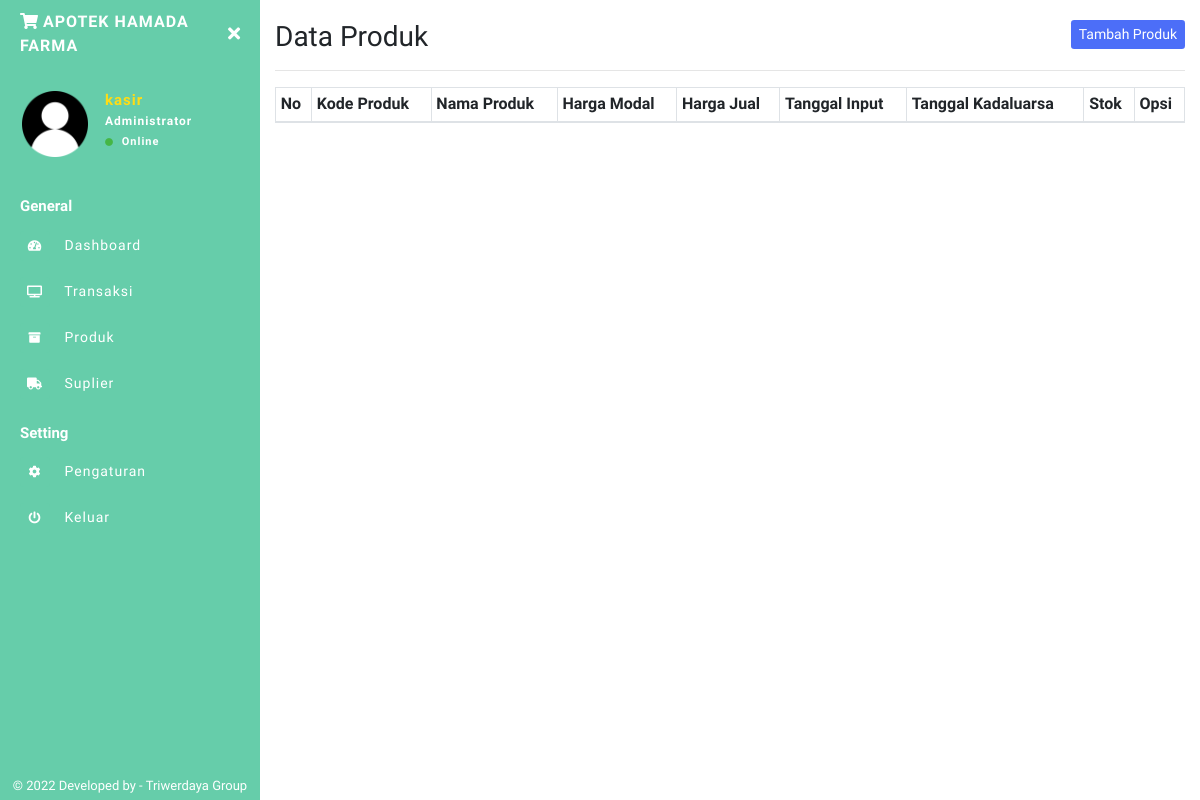
Page /apotek/admin/produk.php (signed in) on the earlier database version.
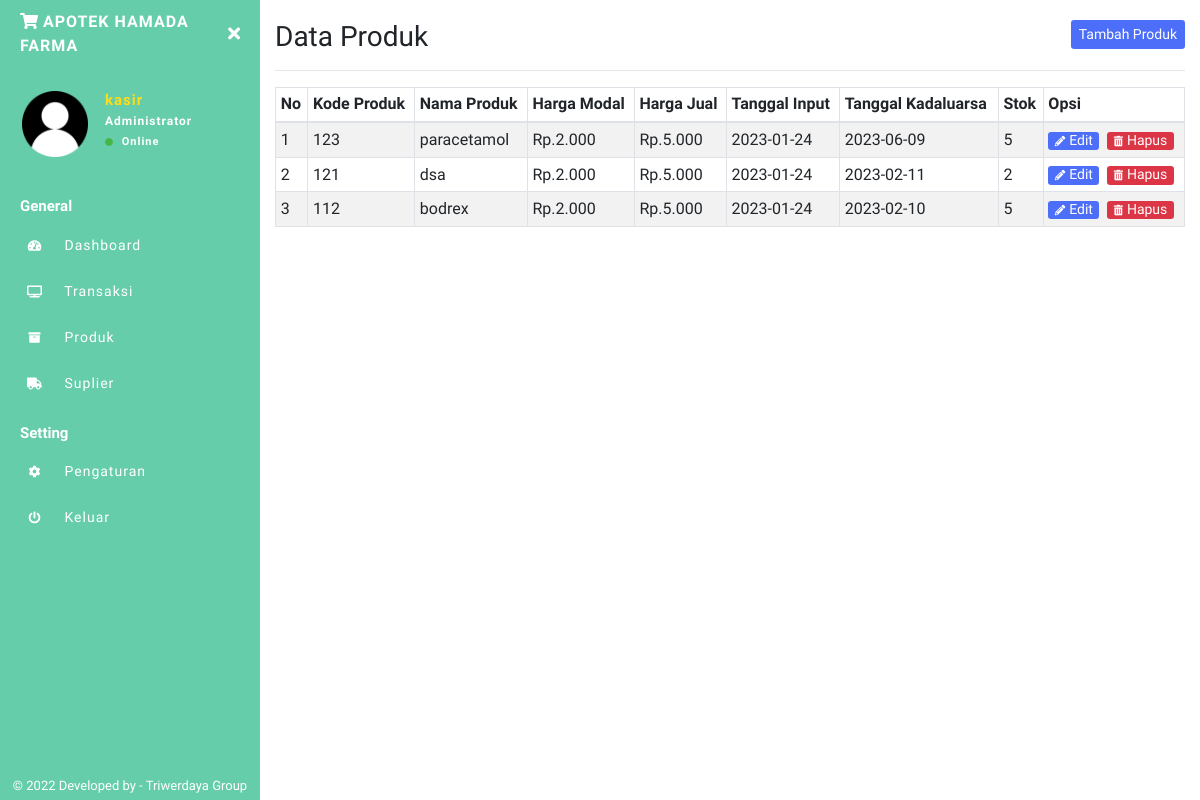
Same page on the later database version.
### tables this page shows
CREATE TABLE `produk` (
  `idproduk` int(11) NOT NULL,
  `kode_produk` varchar(100) NOT NULL,
  `nama_produk` varchar(255) NOT NULL,
  `harga_modal` int(11) NOT NULL,
  `harga_jual` int(11) NOT NULL,
  `tgl_input` date NOT NULL,
  `tgl_kadaluarsa` date NOT NULL,
  `stok` varchar(255) NOT NULL,
  `toko` varchar(255) NOT NULL,
  `id_suplier` int(11) NOT NULL
);

### apotek/admin/produk.php (the view, shortened to what this page needs)
<?php include 'sidebar.php'; ?>
<h1 class="h3 mb-0">
  Data Produk
  <button class="btn btn-primary btn-sm border-0 float-right" type="button" data-toggle="modal" data-target="#TambahProduk">Tambah Produk</button>
</h1>
<hr>
<table class="table table-striped table-sm table-bordered dt-responsive nowrap" id="table" width="100%">
  <thead>
    <tr>
      <th>No</th>
      <th>Kode Produk</th>
      <th>Nama Produk</th>
      <th>Harga Modal</th>
      <th>Harga Jual</th>
      <th>Tanggal Input</th>
      <th>Tanggal Kadaluarsa</th>
      <th>Stok</th>
      <th>Opsi</th>
    </tr>
  </thead>
  <tbody>
    <?php
    $no = 1;
    $data_barang = mysqli_query($conn, "SELECT * FROM produk WHERE toko = '" . $_SESSION['toko'] . "' ORDER BY idproduk ASC");
    while ($d = mysqli_fetch_array($data_barang)) {
    ?>
      <tr>
        <td><?php echo $no++; ?></td>
        <td><?php echo $d['kode_produk']; ?></td>
        <td><?php echo $d['nama_produk']; ?></td>
        <td>Rp.<?php echo ribuan($d['harga_modal']); ?></td>
        <td>Rp.<?php echo ribuan($d['harga_jual']); ?></td>
        <td><?php echo $d['tgl_input']; ?></td>
        <td><?php echo $d['tgl_kadaluarsa']; ?></td>
        <td><?php echo $d['stok']; ?></td>
        <td>
          <button type="button" class="btn btn-primary btn-xs mr-1" data-toggle="modal" data-target="#EditProduk<?php echo $d['idproduk']; ?>">
            <i class="fas fa-pencil-alt fa-xs mr-1"></i>Edit
          </button>
          <a class="btn btn-danger btn-xs" href="?hapus=<?php echo $d['idproduk']; ?>">
            <i class="fas fa-trash-alt fa-xs mr-1"></i>Hapus</a>
        </td>
      </tr>
    <?php } ?>
  </tbody>
</table>
<?php include 'footer.php'; ?>

### apotek/admin/sidebar.php (shortened to what this page needs)
<?php
include "../../config.php";
function ribuan($nilai)
{
  return number_format($nilai, 0, ',', '.');
}
$uid = $_SESSION['userid'];
$DataLogin = mysqli_fetch_array(mysqli_query($conn, "SELECT * FROM login WHERE userid='$uid'"));
$username = $DataLogin['username'];
$toko = $DataLogin['toko'];
$logo = $DataLogin['logo'];
?>
<!DOCTYPE html>
<html>
<head>
  <link rel="stylesheet" href="https://maxcdn.bootstrapcdn.com/bootstrap/4.0.0/css/bootstrap.min.css">
  <link href="../../assets/css/style.css" rel="stylesheet">
  <link href="https://use.fontawesome.com/releases/v5.0.6/css/all.css" rel="stylesheet">
  <link href="../../assets/vendor/datatables/dataTables.bootstrap4.min.css" rel="stylesheet">
  <link href="../../assets/vendor/datatables/responsive.bootstrap4.min.css" rel="stylesheet">
</head>
<body>
  <div class="page-wrapper chiller-theme toggled">
    <nav id="sidebar" class="sidebar-wrapper">
      <div class="sidebar-content">
        <div class="sidebar-brand">
          <a href="./"><i class="fas fa-shopping-cart mr-1"></i><?php echo $toko ?></a>
          <div id="close-sidebar">
            <i class="fas fa-times"></i>
          </div>
        </div>
        <div class="sidebar-header">
          <div class="user-pic" style="height:70px;width:70px;">
            <img class="img-responsive img-rounded" src="../../assets/images/<?php echo $logo ?>" alt="User picture">
          </div>
          <div class="user-info">
            <span class="user-name"><?php echo $username ?>
            </span>
            <span class="user-role">Administrator</span>
            <span class="user-status">
              <i class="fa fa-circle"></i>
              <span>Online</span>
            </span>
          </div>
        </div>
        <div class="sidebar-menu">
          <ul>
            <li class="header-menu">
              <span>General</span>
            </li>
            <li>
              <a href="index.php">
                <i class="fas fa-tachometer-alt"></i>
                <span>Dashboard</span>
              </a>
            </li>
            <li>
              <a href="transaksi.php">
                <i class="fas fa-tv"></i>
                <span>Transaksi</span>
              </a>
            </li>
            <li>
              <a href="produk.php">
                <i class="fas fa-archive"></i>
                <span>Produk</span>
              </a>
            </li>
            <li>
              <a href="suplier.php">
                <i class="fas fa-truck"></i>
                <span>Suplier</span>
              </a>
            </li>
            <li class="header-menu">
              <span>Setting</span>
            </li>
            <li>
              <a href="pengaturan.php">
                <i class="fa fa-cog"></i>
                <span>Pengaturan</span>
              </a>
            </li>
            <li>
              <a href="#Exit" data-toggle="modal">
                <i class="fa fa-power-off"></i>
                <span>Keluar</span>
              </a>
            </li>
          </ul>
        </div>
      </div>
      <div class="sidebar-footer">
        © 2022 Developed by - Triwerdaya Group</a>
      </div>
    </nav>
    <main class="page-content">
      <div class="container-fluid">

### apotek/admin/footer.php (shortened to what this page needs)
</div>
  </main>
</div>
</body>
</html>

Differences in the rows shown:
added produk: kode_produk "123", nama_produk "paracetamol", harga_modal "2.000", harga_jual "5.000", tgl_input "2023-01-24", tgl_kadaluarsa "2023-06-09", stok "5"
added produk: kode_produk "121", nama_produk "dsa", harga_modal "2.000", harga_jual "5.000", tgl_input "2023-01-24", tgl_kadaluarsa "2023-02-11", stok "2"
added produk: kode_produk "112", nama_produk "bodrex", harga_modal "2.000", harga_jual "5.000", tgl_input "2023-01-24", tgl_kadaluarsa "2023-02-10", stok "5"
